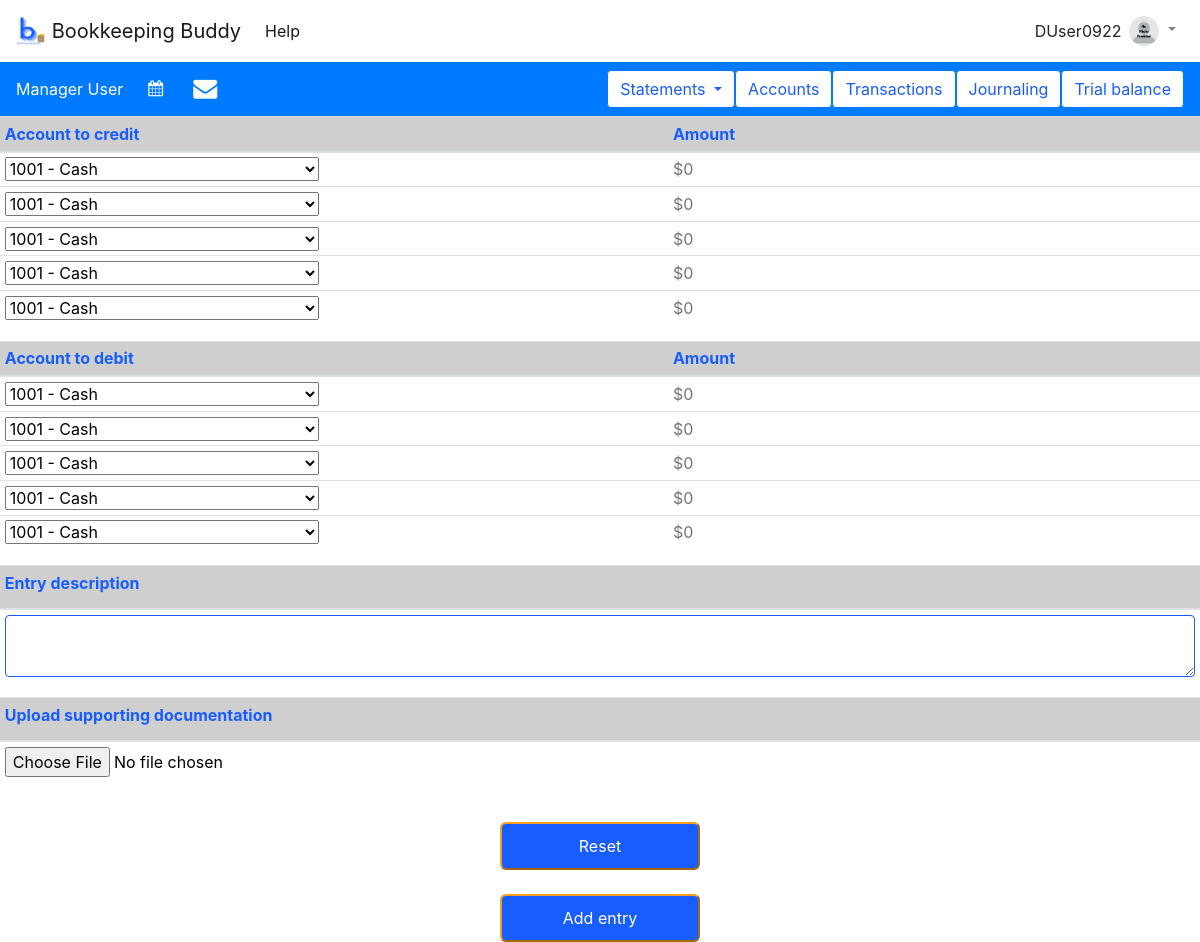
The app's page /journaling/add_entry (signed in) with its own data.
### tables this page shows
CREATE TABLE users (
  username TEXT PRIMARY KEY UNIQUE,
  email_address TEXT NOT NULL,
  first_name TEXT NOT NULL,
  last_name TEXT NOT NULL,
  active INTEGER NOT NULL,
  role INTEGER NOT NULL,
  picture BLOB,
  password TEXT NOT NULL,
  address TEXT NOT NULL,
  DOB TEXT NOT NULL,
  old_passwords TEXT NOT NULL,
  password_refresh_date TEXT NOT NULL,
  incorrect_login_attempts INTEGER NOT NULL,
  suspend_start_date TEXT,
  suspend_end_date TEXT,
  creation_date TEXT NOT NULL,
  first_pet TEXT NOT NULL,
  city_born TEXT NOT NULL,
  year_graduated_hs INTEGER NOT NULL
);

### appl_domain/journaling.py (the view, shortened to what this page needs)
@bp.route('/add_entry', methods=('GET', 'POST'))
@login_required
def add_entry():
    db = get_db()
    accounts = db.execute(
        "SELECT * FROM accounts"
    ).fetchall()
    return render_template('journaling/add_entry.html', accounts=accounts)

### appl_domain/auth.py (called while the page is built)
def login_required(view):
    @functools.wraps(view)
    def wrapped_view(**kwargs):
        if g.user is None:
            return redirect(url_for('auth.login'))
        return view(**kwargs)
    return wrapped_view

@bp.before_app_request
def load_logged_in_user():
    username = session.get('username')
    if username is None:
        g.user = None
    else:
        g.user = get_db().execute(
            "SELECT * FROM users WHERE username = ?", (username,)
        ).fetchone()

### appl_domain/db.py (called while the page is built)
def get_db():
    if 'db' not in g:
        g.db = sqlite3.connect(
            current_app.config['DATABASE'],
            detect_types=sqlite3.PARSE_DECLTYPES
        )
        g.db.row_factory = sqlite3.Row
    return g.db

### appl_domain/templates/journaling/add_entry.html (shortened to what this page needs)
{% extends 'base.html' %}
{% block content %}
    <form class="box" method="post" enctype="multipart/form-data">
        <table class = "table table-sm">
            <thead style="color: #185DFF; background-color: #CFCFCF">
                <th>Account to credit</th>
                <th>Amount</th>
            </thead>
                {% for number in range(1, 6) %}
                    <tr>
                        <td>
                            <select name="credit_{{ number }}_account">
                                {% for account in accounts %}
                                    <option value="{{ account['acct_num'] }}">{{ account['acct_num'] }} - {{ account['acct_name'] }}</option>
                                {% endfor %}
                            </select>
                        </td>
                        <td  style="padding-bottom: 1px">
                            <input style ="border: none" name="credit_{{ number }}_value" type="text" datatype="currency" placeholder="$0" id="credit_{{ number }}_value">
                        </td>
                    </tr>
                {% endfor %}
        </table>
                <table class = "table table-sm">
            <thead style="color: #185DFF; background-color: #CFCFCF">
                <th>Account to debit</th>
                <th>Amount</th>
            </thead>
                {% for number in range(1, 6) %}
                    <tr>
                        <td>
                            <select name="debit_{{ number }}_account">
                                {% for account in accounts %}
                                    <option value="{{ account['acct_num'] }}">{{ account['acct_num'] }} - {{ account['acct_name'] }}</option>
                                {% endfor %}
                            </select>
                        </td>
                        <td style="padding-bottom: 1px">
                            <input  style ="border: none" name="debit_{{ number }}_value" type="text" datatype="currency" placeholder="$0" id="debit_{{ number }}_value">
                        </td>
                    </tr>
                {% endfor %}
        </table>
        <table class = "table table-sm">
            <thead style="color: #185DFF; background-color: #CFCFCF">
                <th><label for="description" style="color: #185DFF">Entry description</label></th>
            </thead>
            <tr>
                <td><textarea  class="form-control" name="description" id="description" rows = "2" style="width: 100%; border-color: #185DFF; border-radius: 4px"></textarea></td>
            </tr>
        </table>
        <table class = "table table-sm">
            <thead style="color: #185DFF; background-color: #CFCFCF">
                <th><label for="attachment" style="color: #185DFF">Upload supporting documentation</label></th>
            </thead>
            <tr>
                <td><input style="color: black" class="file" type="file" name="attachment" id="attachment"></td>
            </tr>
        </table>
        <br>
        <input style="display: block; border-color: #F89E19; margin: auto; padding: 10px; background-color: #185DFF; color: white; border-radius: 6px; width: 200px" type="reset" value="Reset">
        <br>
        <input style="display: block; border-color: #F89E19; margin: auto; padding: 10px; background-color: #185DFF; color: white; border-radius: 6px; width: 200px" class="submit" type="submit" value="Add entry">
    </form>
{% endblock %}

### appl_domain/templates/base.html (shortened to what this page needs)
<!DOCTYPE html>
<html lang="en" xmlns="http://www.w3.org/1999/html" xmlns="http://www.w3.org/1999/html">
  <head>
     <link rel="stylesheet" href="{{url_for('static', filename = 'index.css') }}"/>
      <link rel="stylesheet" href="{{url_for('static', filename = 'datatable.css') }}"/>
      <link rel="stylesheet" href="{{url_for('static', filename = 'dateTime.css') }}"/>
    <link rel="stylesheet" href="https://cdn.jsdelivr.net/npm/bootstrap@4.5.3/dist/css/bootstrap.min.css">
       <link rel="stylesheet" href="https://cdnjs.cloudflare.com/ajax/libs/bootstrap-datepicker/1.9.0/css/bootstrap-datepicker.min.css" />
    <link rel="stylesheet" href="https://cdnjs.cloudflare.com/ajax/libs/font-awesome/4.7.0/css/font-awesome.min.css" />
          <link rel = "stylesheet" href = "https://cdn.datatables.net/fixedheader/3.2.3/css/fixedHeader.dataTables.min.css">
  </head>
<body>
<nav class="navbar sticky-top navbar-expand-lg navbar-light bg-white" style="position: relative; z-index: 999; overflow: visible">
    <a class="navbar-brand" href = {{ url_for('mainpage') }} > <img src="{{ url_for('static', filename='logo_cropped.png') }}" width="30" height="30" class="d-inline-block align-top" alt="Site logo">
        Bookkeeping Buddy
    </a>
    {%  if g.user %}
        <div class="collapse navbar-collapse" id="navbarSupportedContent">
            <ul class="navbar-nav mr-auto">
                <li class="nav-item active">
                    <a class="nav-link" href="{{ url_for('auth.help') }}">Help</a>
                </li>
            </ul>
            <div id="username" >{{ g.user['username'] }}</div>
            <ul class="navbar-nav mr-right">
                <li class="nav-item dropdown" style="position: relative; z-index: 999; overflow: visible">
                    {% if g.user['picture'] %}
                        <a class="nav-link dropdown-toggle" href="#" id="navbarDropdown" role="button" data-toggle="dropdown" aria-haspopup="true" aria-expanded="false">
                            <img class = "rounded-circle" width="30" height="30" alt="User's profile picture"/>
                        </a>
                        <div class="dropdown-menu dropdown-menu-right" aria-labelledby="navbarDropdown">
                            <a class="dropdown-item" href="{{ url_for('auth.my_account') }}">My Account</a>
                            <a class="dropdown-item" href="{{ url_for('auth.manage_users')}}" >Manage Users</a>
                            <div class="dropdown-divider"></div>
                            <a class="dropdown-item" href="{{ url_for('auth.logout') }}">Log Out</a>
                        </div>
                    {% else %}
                        <a class="nav-link dropdown-toggle" href="#" id="navbarDropdown" role="button" data-toggle="dropdown" aria-haspopup="true" aria-expanded="false">
                            <img src="{{ url_for('static', filename='no_photo.png') }}" class = "rounded-circle" width="30" height="30" alt="Placeholder profile picture"/>
                        </a>
                    {% endif %}
                </li>
            </ul>
        </div>
    {% endif %}
</nav>
{%  if g.user %}
    <nav class="navbar navbar-expand-lg navbar-light bg-primary">
        <div id="fullname" style="text-align: left; margin-right: 5vh; color: white">{{ g.user['first_name'] }} {{ g.user['last_name'] }}</div>
  <div class="collapse navbar-collapse" id="navbarSupportedContent1">
    <ul class="navbar-nav mr-auto">
      <li class="nav-item active">
          <form  class="form-inline">
        <div class = "row form-group">
               <div>
                   <i id = "datepicker" class = "fa fa-calendar" style="color: white"></i>
               </div>
                        </div>
      </li>
        <li class="nav-item active">
                        <div >
                            <a href={{ url_for('fin_accts.email') }}><i class="fa fa-envelope" style="font-size:24px; color:white; padding-left:30px"></i></a>
                        </div>
        </li>
    </ul>
    <form class="form-inline my-2 my-lg-0">
       <div class="dropdown">
              <button  data-placement="top" title="Create and view financial account statements" class="btn btn-primary dropdown-toggle" type="button" data-toggle="dropdown" style="background-color: white; color: #185DFF">Statements
              </button>
            </div>
 <button type="button" class="btn btn-outline-primary" data-toggle="tooltip" data-placement="top" title="View chart of accounts or create a new account" style = "background-color: white; color: #185DFF"  onclick="window.location.href='{{ url_for('fin_accts.view_accounts')}}'">Accounts</button>
        <button type="button" class="btn btn-outline-primary" data-toggle="tooltip" data-placement="top" title="View transactions or create a new transaction" style = "background-color: white; color: #185DFF" >Transactions</button>
        <button type="button" class="btn btn-outline-primary" style = "background-color: white; color: #185DFF" data-toggle="tooltip" data-placement="top" title="Create and view journal entries" onclick="window.location.href='{{ url_for('journaling.journal') }}'">Journaling</button>
        <button type="button" class="btn btn-outline-primary" style = "background-color: white; color: #185DFF" data-toggle="tooltip" data-placement="top" title="Create a trial balance">Trial balance</button>
    </form>
  </div>
</nav>
{% endif %}
</body>
<section class="content">
    {% block content %}{% endblock %}
</section>
</html>

### appl_domain/static/index.css (style rules this page uses)
body { background-image: url("backgroundbb.jpg"); background-repeat: no-repeat; background-attachment: fixed; background-size: cover; background-color: #CFCFCF; height: 500px; background-position: center center; position: relative; }
.table { background-color: white; }

### appl_domain/templates/base.html (style rules this page uses)
* { margin: 0; padding: 0; }

### appl_domain/templates/journaling/add_entry.html (style rules this page uses)
label { color: white; }

### records on screen
users: user.username "DUser0922", user.first_name "Manager", user.last_name "User"

### other values on screen
form field value "1001 - Cash"
